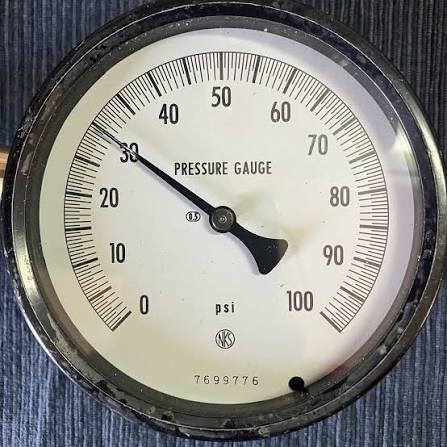
#> input picture eval/images/meter2.jpg, 447 x 447 px
$ python detect_meter_center_v2.py eval/images/meter2.jpg
#> lines starting #> are read from the running program, lines starting #| are printed output that depends on the picture; after the words box and inside, x2 and y2 are one past the last pixel; in counts of white or black regions, pixels touching at a corner belong together
import cv2
import numpy as np
import os
import sys


def preprocess(img):
    """照明ムラを抑えるための前処理(CLAHE + ぼかし)"""
    gray = cv2.cvtColor(img, cv2.COLOR_BGR2GRAY)
    clahe = cv2.createCLAHE(clipLimit=2.0, tileGridSize=(8, 8))
    gray = clahe.apply(gray)
    gray = cv2.medianBlur(gray, 5)
    return gray


def select_best_circle(circles, img_shape, center_tol_ratio=0.3):
    """
    検出された円候補の中から、盤面である可能性が最も高いものを選ぶ。

    基本方針:「画像の中心に一番近い円」を選ぶ(撮影ルールが
    「正面から、メーターを画面中央に収めて撮る」であるため)。

    ただし、この前提が崩れているケース
    (=一番中心に近い候補でも、実際には中心からかなり離れている)
    では、中心距離を基準にすること自体が信頼できない。
    その場合は、cv2.HoughCirclesの出力が基本的に
    「投票数(円としての一致度)が高い順」に並んでいることを利用し、
    配列の先頭(＝最も強く円だと判定されたもの)を採用する
    別ロジックに切り替える。

    どちらのロジックを使ったかを2つ目の戻り値で返す
    ("center" か "fallback_strongest")。
    """
    h, w = img_shape[:2]
    cx, cy = w / 2, h / 2
    tol = center_tol_ratio * min(h, w)

    def dist_to_center(c):
        x, y, _ = c
        return ((x - cx) ** 2 + (y - cy) ** 2) ** 0.5

    best_by_center = min(circles, key=dist_to_center)

    if dist_to_center(best_by_center) <= tol:
        # 中心付近に候補があるので、中心基準をそのまま信頼する
        return best_by_center, "center"

    # 中心基準では「近い」と言える候補が無い
    # → 中心が前提のロジックが効かないケースとみなし、
    #    投票数が最も強い円(=配列の先頭)にフォールバックする
    return circles[0], "fallback_strongest"


def crop_to_meter_face(img, margin_ratio=0.15, debug_path=None):
    """
    1段階目: 生の写真(背景込み)から、盤面のだいたいの位置を
    「厳しい判定から徐々に緩める」Hough円検出で掴み、余白付きでクロップする。

    厳しい判定(param2が高い)ほど、コントラストの強い完全な円しか
    検出されない。外周のベゼルは写真内で最もエッジが強い円であることが
    多いため、まず厳しい設定で探し、見つからない場合だけ弱い円(装飾円や
    ロゴなど)まで許容範囲を広げる。

    戻り値: (クロップ後の画像, オフセット(x0, y0))
            クロップできなかった場合は (元画像, (0, 0))
    """
    gray = preprocess(img)

    circles = None
    for param2 in range(80, 25, -5):
        circles = cv2.HoughCircles(
            gray, cv2.HOUGH_GRADIENT, dp=1.5,
            minDist=img.shape[0] // 2,
            param1=100, param2=param2,
            minRadius=int(min(img.shape[:2]) * 0.1),
            maxRadius=int(min(img.shape[:2]) * 0.8),
        )
        if circles is not None:
            break

    if circles is None:
        # 厳しい設定でも緩い設定でも見つからなかった場合は、
        # クロップせず元画像のまま次段階に渡す(縮退)
        return img, (0, 0)

    circles = np.round(circles[0, :]).astype("int")
    (x, y, r), selection_mode = select_best_circle(circles, img.shape)

    margin = int(r * (1 + margin_ratio))
    x0, y0 = max(0, x - margin), max(0, y - margin)
    x1, y1 = min(img.shape[1], x + margin), min(img.shape[0], y + margin)

    cropped = img[y0:y1, x0:x1]

    if debug_path is not None:
        ext = os.path.splitext(debug_path)[1] or ".jpg"
        success, buf = cv2.imencode(ext, cropped)
        if success:
            buf.tofile(debug_path)

    return cropped, (x0, y0)


def detect_circle_adaptive(gray, img_shape):
    """2段階目: param2を段階的に緩めながら、盤面の円を精密に検出する"""
    for param2 in range(60, 20, -5):
        circles = cv2.HoughCircles(
            gray, cv2.HOUGH_GRADIENT, dp=1.2,
            minDist=img_shape[0] // 2,
            param1=100, param2=param2,
            minRadius=int(img_shape[0] * 0.2),
            maxRadius=int(img_shape[0] * 0.6),
        )
        if circles is not None:
            return circles, param2
    return None, None


def detect_meter_center(cropped_img):
    """
    クロップ済み画像に対して、盤面の円を検出し、
    中心座標・半径・直径を求める(クロップ画像内でのローカル座標)。
    """
    gray = preprocess(cropped_img)
    circles, used_param2 = detect_circle_adaptive(gray, cropped_img.shape)

    if circles is None:
        return None

    circles = np.round(circles[0, :]).astype("int")
    (x, y, r), selection_mode = select_best_circle(circles, cropped_img.shape)

    return {
        "center": (int(x), int(y)),
        "radius": int(r),
        "diameter": int(r) * 2,
        "param2": used_param2,
        "selection_mode": selection_mode,
    }


def detect_meter_center_from_raw(raw_img):
    """
    生の写真(背景込み)を受け取り、
    1. crop_to_meter_face で盤面付近をクロップ
    2. detect_meter_center でクロップ画像内の中心を精密検出
    3. クロップ時のオフセットを足して、元の写真上での座標に変換
    を一気に行う。

    戻り値: dict(center, radius, diameter, param2, crop_box) または None
            center は元の写真上での座標(オフセット補正済み)
    """
    cropped, (x0, y0) = crop_to_meter_face(raw_img)

    result = detect_meter_center(cropped)
    if result is None:
        return None

    # クロップ画像内のローカル座標 → 元の写真上のグローバル座標に変換
    lx, ly = result["center"]
    result["center"] = (lx + x0, ly + y0)
    result["crop_box"] = (x0, y0, x0 + cropped.shape[1], y0 + cropped.shape[0])
    return result


def draw_result(img, result):
    """検出結果を可視化した画像を作る(クロップ範囲・中心点・半径円・座標テキスト)"""
    out = img.copy()
    x, y = result["center"]
    r = result["radius"]

    # クロップ範囲(あれば青枠で表示)
    if "crop_box" in result:
        x0, y0, x1, y1 = result["crop_box"]
        cv2.rectangle(out, (x0, y0), (x1, y1), (255, 128, 0), 2)

    # 検出した円周(緑)
    cv2.circle(out, (x, y), r, (0, 255, 0), 3)
    # 中心点(赤い十字+丸)
    cv2.circle(out, (x, y), 8, (0, 0, 255), -1)
    cv2.drawMarker(out, (x, y), (0, 0, 255), markerType=cv2.MARKER_CROSS,
                   markerSize=40, thickness=2)

    text_lines = [
        f"center: ({x}, {y})",
        f"radius: {r}px",
        f"diameter: {result['diameter']}px",
    ]
    for i, line in enumerate(text_lines):
        cv2.putText(out, line, (20, 40 + i * 40),
                    cv2.FONT_HERSHEY_SIMPLEX, 1.0, (0, 0, 0), 5, cv2.LINE_AA)
        cv2.putText(out, line, (20, 40 + i * 40),
                    cv2.FONT_HERSHEY_SIMPLEX, 1.0, (255, 255, 255), 2, cv2.LINE_AA)

    return out


def build_output_path(img_path):
    """
    入力画像パスから、出力画像パスを自動生成する。
    例: photo01.jpg -> photo01_result.jpg
        C:\\data\\photo01.png -> C:\\data\\photo01_result.png
    """
    root, ext = os.path.splitext(img_path)
    if ext == "":
        ext = ".jpg"
    return f"{root}_result{ext}"


def main(img_path):
#> called with img_path = 'eval/images/meter2.jpg'
    out_path = build_output_path(img_path)

    # 全角パス対応(リポジトリ慣習に合わせ、imreadではなくimdecodeを使用)
    img = cv2.imdecode(np.fromfile(img_path, dtype=np.uint8), cv2.IMREAD_COLOR)
#> img is the input picture: shape (447, 447, 3); mean B, G, R 136, 138.9, 139.6
    if img is None:
        print(f"画像を読み込めませんでした: {img_path}")
        sys.exit(1)

    result = detect_meter_center_from_raw(img)
#> in preprocess, `gray = cv2.medianBlur(gray, 5)`:
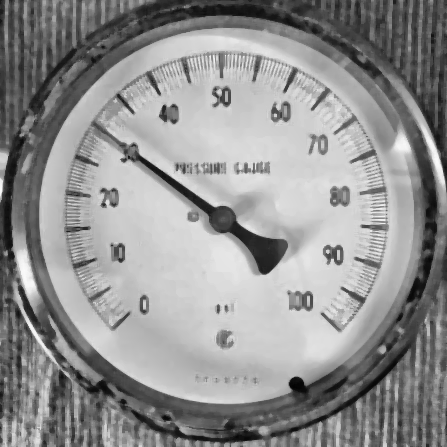
#> gray: shape (447, 447); min 3, max 251, mean 145
#> in crop_to_meter_face, `circles = np.round(circles[0, :]).astype("int")`: circles = [[226, 215, 188], [224, 445, 213], [347, 25, 84], [97, 32, 82], [10, 367, 69], [446, 413, 76]]
#> in dist_to_center, `x, y, _ = c`: x = 226; y = 215
#> in select_best_circle, `best_by_center = min(circles, key=dist_to_center)`: best_by_center = [226, 215, 188]
#> in crop_to_meter_face, `(x, y, r), selection_mode = select_best_circle(circles, img.shape)`: x = 226; y = 215; r = 188; selection_mode = 'center'
#> in crop_to_meter_face, `margin = int(r * (1 + margin_ratio))`: margin = 216
#> in crop_to_meter_face, `x0, y0 = max(0, x - margin), max(0, y - margin)`: x0 = 10; y0 = 0
#> in crop_to_meter_face, `x1, y1 = min(img.shape[1], x + margin), min(img.shape[0], y + margin)`: x1 = 442; y1 = 431
#> in crop_to_meter_face, `cropped = img[y0:y1, x0:x1]`:
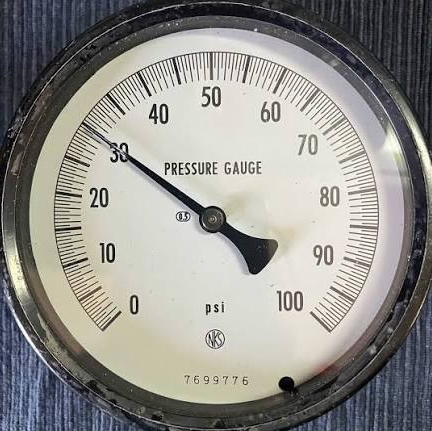
#> cropped: shape (431, 432, 3); mean B, G, R 139.6, 143.8, 144.9
#> in detect_meter_center_from_raw, `cropped, (x0, y0) = crop_to_meter_face(raw_img)`: x0 = 10; y0 = 0
#> in preprocess (call 2), `gray = cv2.cvtColor(img, cv2.COLOR_BGR2GRAY)`:
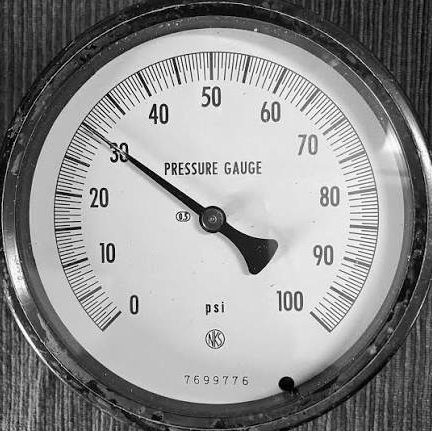
#> gray: shape (431, 432); min 0, max 255, mean 143.7
#> in preprocess (call 2), `gray = clahe.apply(gray)`:
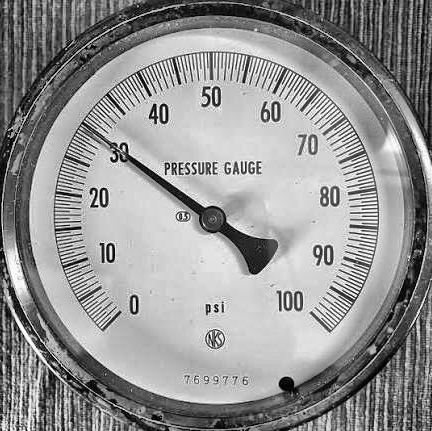
#> gray: shape (431, 432); min 0, max 255, mean 147.4
#> in preprocess (call 2), `gray = cv2.medianBlur(gray, 5)`:
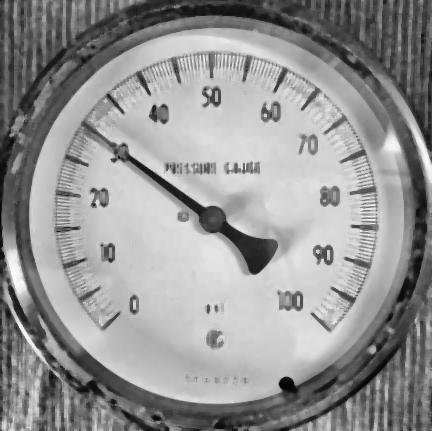
#> gray: shape (431, 432); min 2, max 250, mean 148.1
#> in detect_meter_center, `circles, used_param2 = detect_circle_adaptive(gray, cropped_img.shape)`: circles = [[216.6, 215.4, 187.3], [205.8, 430.2, 200.5], [185.4, 1.8, 175.4]]; used_param2 = 60
#> in detect_meter_center, `circles = np.round(circles[0, :]).astype("int")`: circles = [[217, 215, 187], [206, 430, 200], [185, 2, 175]]
#> in detect_meter_center, `(x, y, r), selection_mode = select_best_circle(circles, cropped_img.sh..`: x = 217; y = 215; r = 187; selection_mode = 'center'
#> in detect_meter_center_from_raw, `result = detect_meter_center(cropped)`: result = {'center': (217, 215), 'radius': 187, 'diameter': 374, 'param2': 60, 'selection_mode': 'center'}
#> in detect_meter_center_from_raw, `lx, ly = result["center"]`: lx = 217; ly = 215
#> result = {'center': (227, 215), 'radius': 187, 'diameter': 374, 'param2': 60, 'selection_mode': 'center', 'crop_box': (10, 0, 442, 431)}
    if result is None:
        print("円を検出できませんでした。")
        sys.exit(1)

    print(f"中心座標(元画像上): {result['center']}")
#| 中心座標(元画像上): (227, 215)
    print(f"半径: {result['radius']}px / 直径: {result['diameter']}px")
#| 半径: 187px / 直径: 374px
    print(f"クロップ範囲: {result['crop_box']}")
#| クロップ範囲: (10, 0, 442, 431)
    print(f"検出時のparam2: {result['param2']}")
#| 検出時のparam2: 60
    print(f"選択方式: {result['selection_mode']}")
#| 選択方式: center

    out_img = draw_result(img, result)
#> in draw_result, `x, y = result["center"]`: x = 227; y = 215
#> in draw_result, `r = result["radius"]`: r = 187
#> in draw_result, `x0, y0, x1, y1 = result["crop_box"]`: x0 = 10; y0 = 0; x1 = 442; y1 = 431
#> in draw_result, `cv2.drawMarker(out, (x, y), (0, 0, 255), markerType=cv2.MARKER_CROSS, ..`:
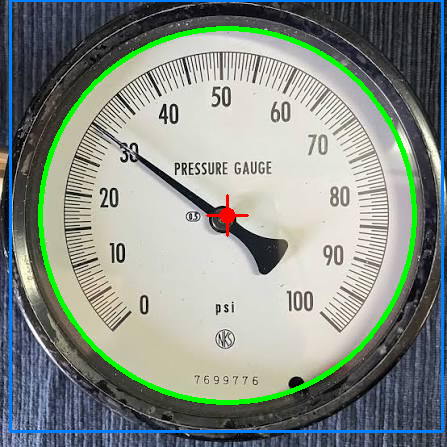
#> out: shape (447, 447, 3); mean B, G, R 136.1, 143.4, 134.1
#> in draw_result, `text_lines = [ f"center: ({x}, {y})", f"radius: {r}px", f"diameter: {r..`: text_lines = ['center: (227, 215)', 'radius: 187px', 'diameter: 374px']
#> the loop in draw_result, `for i, line in enumerate(text_lines):` made 3 passes
#> line on passes 1 to 3: 'center: (227, 215)', 'radius: 187px', 'diameter: 374px'
#> after the loop in draw_result, `for i, line in enumerate(text_lines):`:
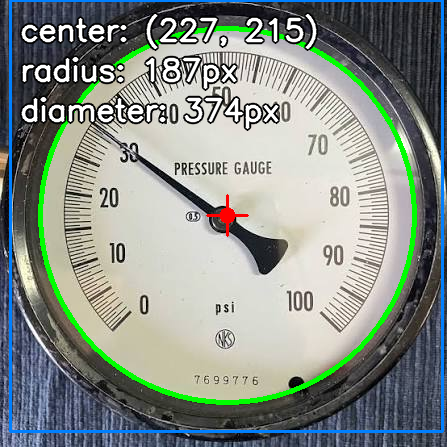
#> out: shape (447, 447, 3); 7.25% of pixels changed, all inside (x1, y1, x2, y2) = (19, 12, 319, 132)
    # 全角パス対応の書き出し(imwriteの代わりにimencode + tofile)
    ext = os.path.splitext(out_path)[1]
    success, buf = cv2.imencode(ext, out_img)
    if success:
        buf.tofile(out_path)
        print(f"検出結果画像を出力しました: {out_path}")
    else:
        print("検出結果画像の書き出しに失敗しました。")
        sys.exit(1)


if __name__ == "__main__":
    if len(sys.argv) < 2:
        print("使い方: python3 detect_meter_center_v2.py 入力画像.jpg")
        sys.exit(1)
    main(sys.argv[1])

$ run again, on eval/images/meter1.png
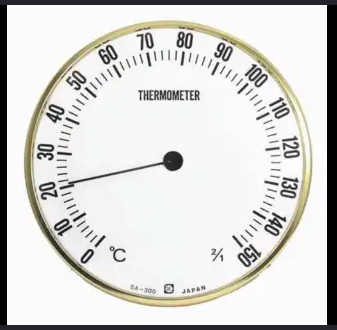
#> input picture eval/images/meter1.png, 337 x 330 px
#> in main, img is the input picture: shape (330, 337, 3); mean B, G, R 212.3, 215.1, 215.1
#> the loop in crop_to_meter_face, `for param2 in range(80, 25, -5):` made 1 pass
#> circles on pass 1: [[168.8, 162.8, 143.4]]
#> in crop_to_meter_face, `circles = np.round(circles[0, :]).astype("int")`: circles = [[169, 163, 143]]
#> in dist_to_center, `x, y, _ = c`: x = 169; y = 163
#> best_by_center = [169, 163, 143]
#> in crop_to_meter_face, `(x, y, r), selection_mode = select_best_circle(circles, img.shape)`: x = 169; y = 163; r = 143; selection_mode = 'center'
#> margin = 164
#> in crop_to_meter_face, `x0, y0 = max(0, x - margin), max(0, y - margin)`: x0 = 5; y0 = 0
#> in crop_to_meter_face, `x1, y1 = min(img.shape[1], x + margin), min(img.shape[0], y + margin)`: x1 = 333; y1 = 327
#> in detect_meter_center_from_raw, `cropped, (x0, y0) = crop_to_meter_face(raw_img)`: x0 = 5; y0 = 0
#> in preprocess (call 2), `gray = cv2.medianBlur(gray, 5)`:
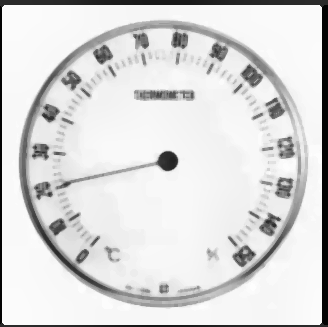
#> gray: shape (327, 328); min 3, max 254, mean 217.7
#> the loop in detect_circle_adaptive, `for param2 in range(60, 20, -5):` made 1 pass
#> circles on pass 1: [[162.6, 161.4, 142.2]]
#> in detect_meter_center, `circles, used_param2 = detect_circle_adaptive(gray, cropped_img.shape)`: circles = [[162.6, 161.4, 142.2]]; used_param2 = 60
#> in detect_meter_center, `circles = np.round(circles[0, :]).astype("int")`: circles = [[163, 161, 142]]
#> in detect_meter_center, `(x, y, r), selection_mode = select_best_circle(circles, cropped_img.sh..`: x = 163; y = 161; r = 142; selection_mode = 'center'
#> in detect_meter_center_from_raw, `result = detect_meter_center(cropped)`: result = {'center': (163, 161), 'radius': 142, 'diameter': 284, 'param2': 60, 'selection_mode': 'center'}
#> lx = 163; ly = 161
#> in main, `result = detect_meter_center_from_raw(img)`: result = {'center': (168, 161), 'radius': 142, 'diameter': 284, 'param2': 60, 'selection_mode': 'center', 'crop_box': (5, 0, 333, 327)}
#| 中心座標(元画像上): (168, 161)
#| 半径: 142px / 直径: 284px
#| クロップ範囲: (5, 0, 333, 327)
#| 検出時のparam2: 60
#| 選択方式: center
#> in draw_result, `x, y = result["center"]`: x = 168; y = 161
#> in draw_result, `r = result["radius"]`: r = 142
#> in draw_result, `x0, y0, x1, y1 = result["crop_box"]`: x0 = 5; y0 = 0; x1 = 333; y1 = 327
#> text_lines = ['center: (168, 161)', 'radius: 142px', 'diameter: 284px']
#> the loop in draw_result, `for i, line in enumerate(text_lines):` made 3 passes
#> line on passes 1 to 3: 'center: (168, 161)', 'radius: 142px', 'diameter: 284px'
#> after the loop in draw_result, `for i, line in enumerate(text_lines):`:
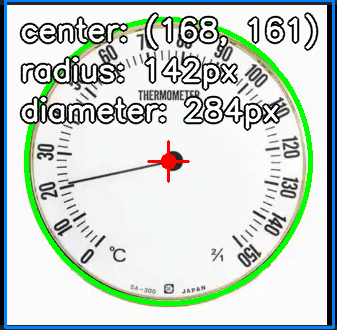
#> out: shape (330, 337, 3); mean B, G, R 203.3, 209, 197

$ run again, on eval/images/meter3.png
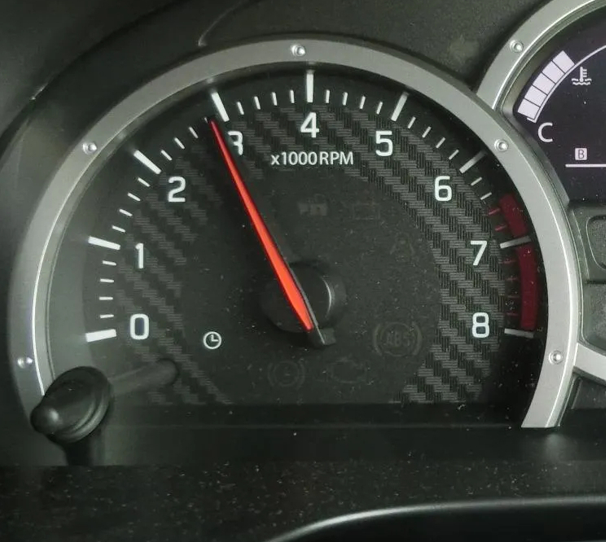
#> input picture eval/images/meter3.png, 606 x 542 px
#> in main, img is the input picture: shape (542, 606, 3); mean B, G, R 61.6, 67.6, 63.7
#> in preprocess, `gray = clahe.apply(gray)`:
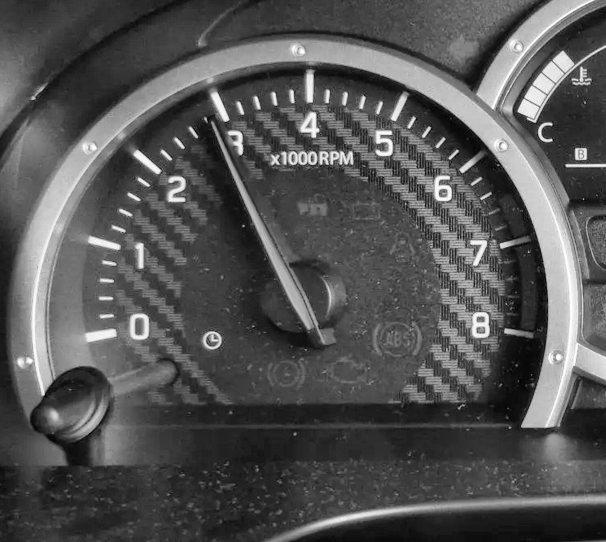
#> gray: shape (542, 606); min 3, max 255, mean 84.2
#> in crop_to_meter_face, `circles = np.round(circles[0, :]).astype("int")`: circles = [[298, 326, 287], [404, 70, 117], [583, 289, 122], [19, 326, 117]]
#> in dist_to_center, `x, y, _ = c`: x = 298; y = 326
#> best_by_center = [298, 326, 287]
#> in crop_to_meter_face, `(x, y, r), selection_mode = select_best_circle(circles, img.shape)`: x = 298; y = 326; r = 287; selection_mode = 'center'
#> margin = 330
#> in crop_to_meter_face, `x0, y0 = max(0, x - margin), max(0, y - margin)`: x0 = 0
#> in crop_to_meter_face, `x1, y1 = min(img.shape[1], x + margin), min(img.shape[0], y + margin)`: x1 = 606; y1 = 542
#> in detect_meter_center_from_raw, `cropped, (x0, y0) = crop_to_meter_face(raw_img)`: x0 = 0
#> the loop in detect_circle_adaptive, `for param2 in range(60, 20, -5):` made 1 pass
#> circles on pass 1: [[299.4, 328.2, 288.6], [598.2, 153, 156.5]]
#> in detect_meter_center, `circles, used_param2 = detect_circle_adaptive(gray, cropped_img.shape)`: circles = [[299.4, 328.2, 288.6], [598.2, 153, 156.5]]; used_param2 = 60
#> in detect_meter_center, `circles = np.round(circles[0, :]).astype("int")`: circles = [[299, 328, 289], [598, 153, 156]]
#> in detect_meter_center, `(x, y, r), selection_mode = select_best_circle(circles, cropped_img.sh..`: x = 299; y = 328; r = 289; selection_mode = 'center'
#> in detect_meter_center_from_raw, `result = detect_meter_center(cropped)`: result = {'center': (299, 328), 'radius': 289, 'diameter': 578, 'param2': 60, 'selection_mode': 'center'}
#> lx = 299; ly = 328
#> in main, `result = detect_meter_center_from_raw(img)`: result = {'center': (299, 328), 'radius': 289, 'diameter': 578, 'param2': 60, 'selection_mode': 'center', 'crop_box': (0, 0, 606, 542)}
#| 中心座標(元画像上): (299, 328)
#| 半径: 289px / 直径: 578px
#| クロップ範囲: (0, 0, 606, 542)
#| 検出時のparam2: 60
#| 選択方式: center
#> in draw_result, `x, y = result["center"]`: x = 299; y = 328
#> in draw_result, `r = result["radius"]`: r = 289
#> in draw_result, `x0, y0, x1, y1 = result["crop_box"]`: x0 = 0; x1 = 606; y1 = 542
#> text_lines = ['center: (299, 328)', 'radius: 289px', 'diameter: 578px']
#> the loop in draw_result, `for i, line in enumerate(text_lines):` made 3 passes
#> line on passes 1 to 3: 'center: (299, 328)', 'radius: 289px', 'diameter: 578px'
#> after the loop in draw_result, `for i, line in enumerate(text_lines):`:
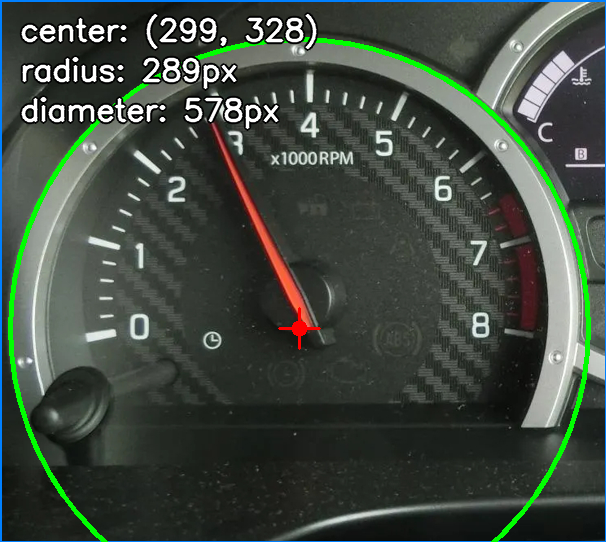
#> out: shape (542, 606, 3); mean B, G, R 65, 74, 64.5
